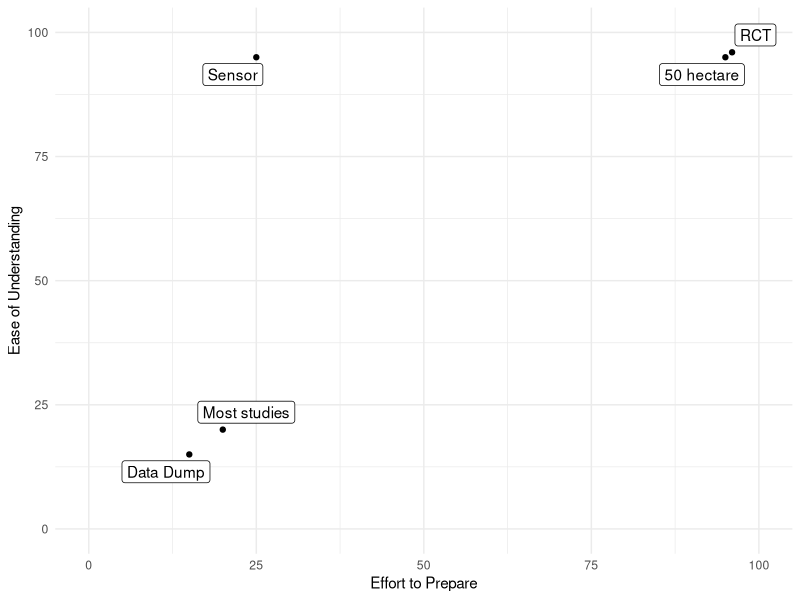

Here is the R script that generated this plot: (Note: this script raises an error after producing the figure.)
library(ggplot2)

# There are two Axis:
#   X axis: <- Robustness (brittle - robust)
#   Y axis: <- Difficulty (easy - hard)

library(tibble)

dat_prep <- tibble(prep = c(15,20,25,95, 96),
               understanding = c(15,20,95,95,96),
                  label = c("Data Dump",
                            "Most studies",
                            "Sensor",
                            "50 hectare",
                            "RCT"
                            ))

dat_prep

library(ggrepel)

# plot_effort_understanding <-
ggplot(dat_prep,
       aes(x = prep,
           y = understanding,
           label = label)) +
  geom_point() +
  geom_label_repel(
    segment.size = 0.2,
    segment.color = "grey50") +
  theme_minimal() +
  labs(x = "Effort to Prepare",
       y = "Ease of Understanding") +
  xlim(0,100) + 
  ylim(0, 100)

ggsave(filename = "../ddd/figures/fig-effort-understanding.png",
       plot = plot_effort_understanding,
       device = "png")
